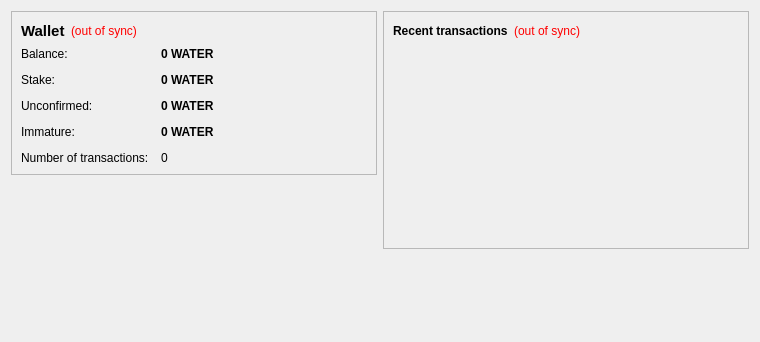
<?xml version="1.0" encoding="UTF-8"?>
<ui version="4.0">
 <class>OverviewPage</class>
 <widget class="QWidget" name="OverviewPage">
  <property name="geometry">
   <rect>
    <x>0</x>
    <y>0</y>
    <width>760</width>
    <height>342</height>
   </rect>
  </property>
  <property name="windowTitle">
   <string>Form</string>
  </property>
  <layout class="QVBoxLayout" name="verticalLayout_main">
   <item>
    <layout class="QHBoxLayout" name="horizontalLayout" stretch="1,1">
     <item>
      <layout class="QVBoxLayout" name="verticalLayout_2">
       <item>
        <widget class="QFrame" name="frame">
         <property name="frameShape">
          <enum>QFrame::StyledPanel</enum>
         </property>
         <property name="frameShadow">
          <enum>QFrame::Raised</enum>
         </property>
         <layout class="QVBoxLayout" name="verticalLayout_4">
          <item>
           <layout class="QHBoxLayout" name="horizontalLayout_4">
            <item>
             <widget class="QLabel" name="label_5">
              <property name="font">
               <font>
                <pointsize>11</pointsize>
                <weight>75</weight>
                <bold>true</bold>
               </font>
              </property>
              <property name="text">
               <string>Wallet</string>
              </property>
             </widget>
            </item>
            <item>
             <widget class="QLabel" name="labelWalletStatus">
              <property name="toolTip">
               <string>The displayed information may be out of date. Your wallet automatically synchronizes with the cleanwatercoin network after a connection is established, but this process has not completed yet.</string>
              </property>
              <property name="styleSheet">
               <string notr="true">QLabel { color: red; }</string>
              </property>
              <property name="text">
               <string notr="true">(out of sync)</string>
              </property>
              <property name="alignment">
               <set>Qt::AlignLeading|Qt::AlignLeft|Qt::AlignVCenter</set>
              </property>
             </widget>
            </item>
            <item>
             <spacer name="horizontalSpacer_2">
              <property name="orientation">
               <enum>Qt::Horizontal</enum>
              </property>
              <property name="sizeHint" stdset="0">
               <size>
                <width>40</width>
                <height>20</height>
               </size>
              </property>
             </spacer>
            </item>
           </layout>
          </item>
          <item>
           <layout class="QFormLayout" name="formLayout_2">
            <property name="fieldGrowthPolicy">
             <enum>QFormLayout::AllNonFixedFieldsGrow</enum>
            </property>
            <property name="horizontalSpacing">
             <number>12</number>
            </property>
            <property name="verticalSpacing">
             <number>12</number>
            </property>
            <item row="0" column="0">
             <widget class="QLabel" name="label">
              <property name="text">
               <string>Balance:</string>
              </property>
             </widget>
            </item>
            <item row="0" column="1">
             <widget class="QLabel" name="labelBalance">
              <property name="font">
               <font>
                <weight>75</weight>
                <bold>true</bold>
               </font>
              </property>
              <property name="cursor">
               <cursorShape>IBeamCursor</cursorShape>
              </property>
              <property name="toolTip">
               <string>Your current balance</string>
              </property>
              <property name="text">
               <string notr="true">0 WATER</string>
              </property>
              <property name="textInteractionFlags">
               <set>Qt::LinksAccessibleByMouse|Qt::TextSelectableByKeyboard|Qt::TextSelectableByMouse</set>
              </property>
             </widget>
            </item>
            <item row="1" column="0">
             <widget class="QLabel" name="label_6">
              <property name="text">
               <string>Stake:</string>
              </property>
             </widget>
            </item>
            <item row="1" column="1">
             <widget class="QLabel" name="labelStake">
              <property name="font">
               <font>
                <weight>75</weight>
                <bold>true</bold>
               </font>
              </property>
              <property name="cursor">
               <cursorShape>IBeamCursor</cursorShape>
              </property>
              <property name="toolTip">
               <string>Total of coins that was staked, and do not yet count toward the current balance</string>
              </property>
              <property name="text">
               <string notr="true">0 WATER</string>
              </property>
              <property name="textInteractionFlags">
               <set>Qt::LinksAccessibleByMouse|Qt::TextSelectableByKeyboard|Qt::TextSelectableByMouse</set>
              </property>
             </widget>
            </item>
            <item row="2" column="0">
             <widget class="QLabel" name="label_3">
              <property name="text">
               <string>Unconfirmed:</string>
              </property>
             </widget>
            </item>
            <item row="2" column="1">
             <widget class="QLabel" name="labelUnconfirmed">
              <property name="font">
               <font>
                <weight>75</weight>
                <bold>true</bold>
               </font>
              </property>
              <property name="cursor">
               <cursorShape>IBeamCursor</cursorShape>
              </property>
              <property name="toolTip">
               <string>Total of transactions that have yet to be confirmed, and do not yet count toward the current balance</string>
              </property>
              <property name="text">
               <string notr="true">0 WATER</string>
              </property>
              <property name="textInteractionFlags">
               <set>Qt::LinksAccessibleByMouse|Qt::TextSelectableByKeyboard|Qt::TextSelectableByMouse</set>
              </property>
             </widget>
            </item>
            <item row="3" column="0">
             <widget class="QLabel" name="labelImmatureText">
              <property name="text">
               <string>Immature:</string>
              </property>
             </widget>
            </item>
            <item row="3" column="1">
             <widget class="QLabel" name="labelImmature">
              <property name="font">
               <font>
                <weight>75</weight>
                <bold>true</bold>
               </font>
              </property>
              <property name="toolTip">
               <string>Mined balance that has not yet matured</string>
              </property>
              <property name="text">
               <string notr="true">0 WATER</string>
              </property>
              <property name="textInteractionFlags">
               <set>Qt::LinksAccessibleByMouse|Qt::TextSelectableByKeyboard|Qt::TextSelectableByMouse</set>
              </property>
             </widget>
            </item>
            <item row="4" column="0">
             <widget class="QLabel" name="label_2">
              <property name="text">
               <string>Number of transactions:</string>
              </property>
             </widget>
            </item>
            <item row="4" column="1">
             <widget class="QLabel" name="labelNumTransactions">
              <property name="toolTip">
               <string>Total number of transactions in wallet</string>
              </property>
              <property name="text">
               <string notr="true">0</string>
              </property>
             </widget>
            </item>
           </layout>
          </item>
         </layout>
        </widget>
       </item>
       <item>
        <spacer name="verticalSpacer">
         <property name="orientation">
          <enum>Qt::Vertical</enum>
         </property>
         <property name="sizeHint" stdset="0">
          <size>
           <width>20</width>
           <height>40</height>
          </size>
         </property>
        </spacer>
       </item>
      </layout>
     </item>
     <item>
      <layout class="QVBoxLayout" name="verticalLayout_3">
       <item>
        <widget class="QFrame" name="frame_2">
         <property name="frameShape">
          <enum>QFrame::StyledPanel</enum>
         </property>
         <property name="frameShadow">
          <enum>QFrame::Raised</enum>
         </property>
         <layout class="QVBoxLayout" name="verticalLayout">
          <item>
           <layout class="QHBoxLayout" name="horizontalLayout_2">
            <item>
             <widget class="QLabel" name="label_4">
              <property name="text">
               <string>&lt;b&gt;Recent transactions&lt;/b&gt;</string>
              </property>
             </widget>
            </item>
            <item>
             <widget class="QLabel" name="labelTransactionsStatus">
              <property name="toolTip">
               <string>The displayed information may be out of date. Your wallet automatically synchronizes with the cleanwatercoin network after a connection is established, but this process has not completed yet.</string>
              </property>
              <property name="styleSheet">
               <string notr="true">QLabel { color: red; }</string>
              </property>
              <property name="text">
               <string notr="true">(out of sync)</string>
              </property>
              <property name="alignment">
               <set>Qt::AlignRight|Qt::AlignTrailing|Qt::AlignVCenter</set>
              </property>
             </widget>
            </item>
            <item>
             <spacer name="horizontalSpacer">
              <property name="orientation">
               <enum>Qt::Horizontal</enum>
              </property>
              <property name="sizeHint" stdset="0">
               <size>
                <width>40</width>
                <height>20</height>
               </size>
              </property>
             </spacer>
            </item>
           </layout>
          </item>
          <item>
           <widget class="QListView" name="listTransactions">
            <property name="styleSheet">
             <string notr="true">QListView { background: transparent; }</string>
            </property>
            <property name="frameShape">
             <enum>QFrame::NoFrame</enum>
            </property>
            <property name="verticalScrollBarPolicy">
             <enum>Qt::ScrollBarAlwaysOff</enum>
            </property>
            <property name="horizontalScrollBarPolicy">
             <enum>Qt::ScrollBarAlwaysOff</enum>
            </property>
            <property name="selectionMode">
             <enum>QAbstractItemView::NoSelection</enum>
            </property>
           </widget>
          </item>
         </layout>
        </widget>
       </item>
       <item>
        <spacer name="verticalSpacer_2">
         <property name="orientation">
          <enum>Qt::Vertical</enum>
         </property>
         <property name="sizeHint" stdset="0">
          <size>
           <width>20</width>
           <height>40</height>
          </size>
         </property>
        </spacer>
       </item>
      </layout>
     </item>
    </layout>
   </item>
   <item>
    <layout class="QHBoxLayout" name="horizontalLayout_5">
     <item>
      <spacer name="horizontalSpacer_4">
       <property name="orientation">
        <enum>Qt::Horizontal</enum>
       </property>
       <property name="sizeHint" stdset="0">
        <size>
         <width>40</width>
         <height>20</height>
        </size>
       </property>
      </spacer>
     </item>
     <item>
      <widget class="Banner" name="label_7">
       <property name="text">
        <string/>
       </property>
       <property name="pixmap">
        <pixmap>:images/banner</pixmap>
       </property>
      </widget>
     </item>
     <item>
      <spacer name="horizontalSpacer_3">
       <property name="orientation">
        <enum>Qt::Horizontal</enum>
       </property>
       <property name="sizeHint" stdset="0">
        <size>
         <width>40</width>
         <height>20</height>
        </size>
       </property>
      </spacer>
     </item>
    </layout>
   </item>
  </layout>
 </widget>
 <customwidgets>
  <customwidget>
   <class>Banner</class>
   <extends>QLabel</extends>
   <header>banner.h</header>
  </customwidget>
 </customwidgets>
 <resources/>
 <connections/>
</ui>
